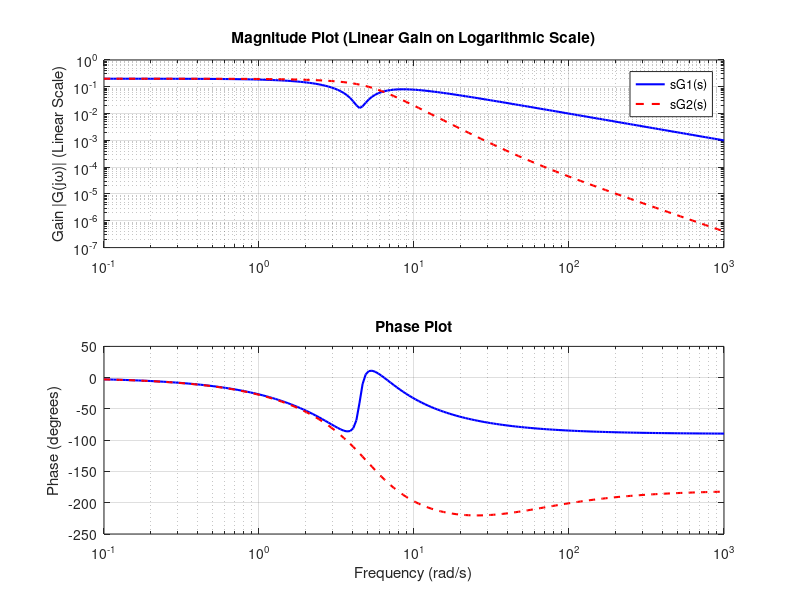

Here is the MATLAB script that generated this plot:
% MATLAB script to generate the Bode plots for two transfer functions:
%
% 1. sG1(s): Magnitude on a logarithmic gain scale.
% 2. sG2(s): Magnitude on a logarithmic gain scale.
%
% The phase plot remains in degrees on a linear scale.

%% 1. Define Constants
% Replace these placeholder values with your actual system parameters.
% Ensure all variables are defined as real, non-zero numbers where appropriate.

% Denominator Coefficients
a1 = 10;
a2 = 50;
a3 = 100;

% System Mass/Inertia
m1 = 1;
m2 = 0.5;

% System Damping/Friction and Stiffness
b2 = 0.1; % Damping coefficient (e.g., in sG1)
C = 0.2;  % Damping coefficient (e.g., in sG2 and sG1)
k = 10;   % Stiffness coefficient

%% 2. Calculate sG1(s) Transfer Function Coefficients and Model
Denominator = [1, a1, a2, a3];
K_gain_sG1 = 1 / (m1 * m2);
num1_coeff_s2 = m2 * K_gain_sG1;
num1_coeff_s1 = (b2 + C) * K_gain_sG1;
num1_coeff_s0 = k * K_gain_sG1;
Numerator_sG1 = [num1_coeff_s2, num1_coeff_s1, num1_coeff_s0];
sys_sG1 = tf(Numerator_sG1, Denominator);

%% 3. Calculate sG2(s) Transfer Function Coefficients and Model
K_gain_sG2 = 1 / (m1 * m2);
num2_coeff_s1 = C * K_gain_sG2;
num2_coeff_s0 = k * K_gain_sG2;
Numerator_sG2 = [num2_coeff_s1, num2_coeff_s0];
sys_sG2 = tf(Numerator_sG2, Denominator);

%% 4. Generate the Plot Data 💾
% Define a standard frequency range (w) to evaluate the response
w = logspace(-1, 3, 200);

% Calculate the frequency response (complex numbers) for both systems
[mag1, phase1] = bode(sys_sG1, w);
[mag2, phase2] = bode(sys_sG2, w);

% The bode function output 'mag' is already the linear gain value |G(jw)|.
% The output arrays 'mag1' and 'mag2' are 1x1xN arrays, so we must reshape them.
mag1 = reshape(mag1, numel(mag1), 1);
phase1 = reshape(phase1, numel(phase1), 1);
mag2 = reshape(mag2, numel(mag2), 1);
phase2 = reshape(phase2, numel(phase2), 1);

%% 5. Generate the Logarithmic Gain Magnitude Plot 📈
figure;

% --- Magnitude Plot (Log-Log Scale for Gain) ---
subplot(2, 1, 1); % Top plot for Magnitude
loglog(w, mag1, 'b', 'LineWidth', 1.5);
hold on;
loglog(w, mag2, 'r--', 'LineWidth', 1.5);
hold off;

grid on;
title('Magnitude Plot (Linear Gain on Logarithmic Scale)');
% Note: The y-axis is labeled as Gain, but is log-scaled by the loglog function.
ylabel('Gain |G(j\omega)| (Linear Scale)');
legend({'sG1(s)', 'sG2(s)'}, 'Location', 'best');

% --- Phase Plot (Standard Bode Plot Phase) ---
subplot(2, 1, 2); % Bottom plot for Phase
semilogx(w, phase1, 'b', 'LineWidth', 1.5);
hold on;
semilogx(w, phase2, 'r--', 'LineWidth', 1.5);
hold off;

grid on;
title('Phase Plot');
xlabel('Frequency (rad/s)');
ylabel('Phase (degrees)');